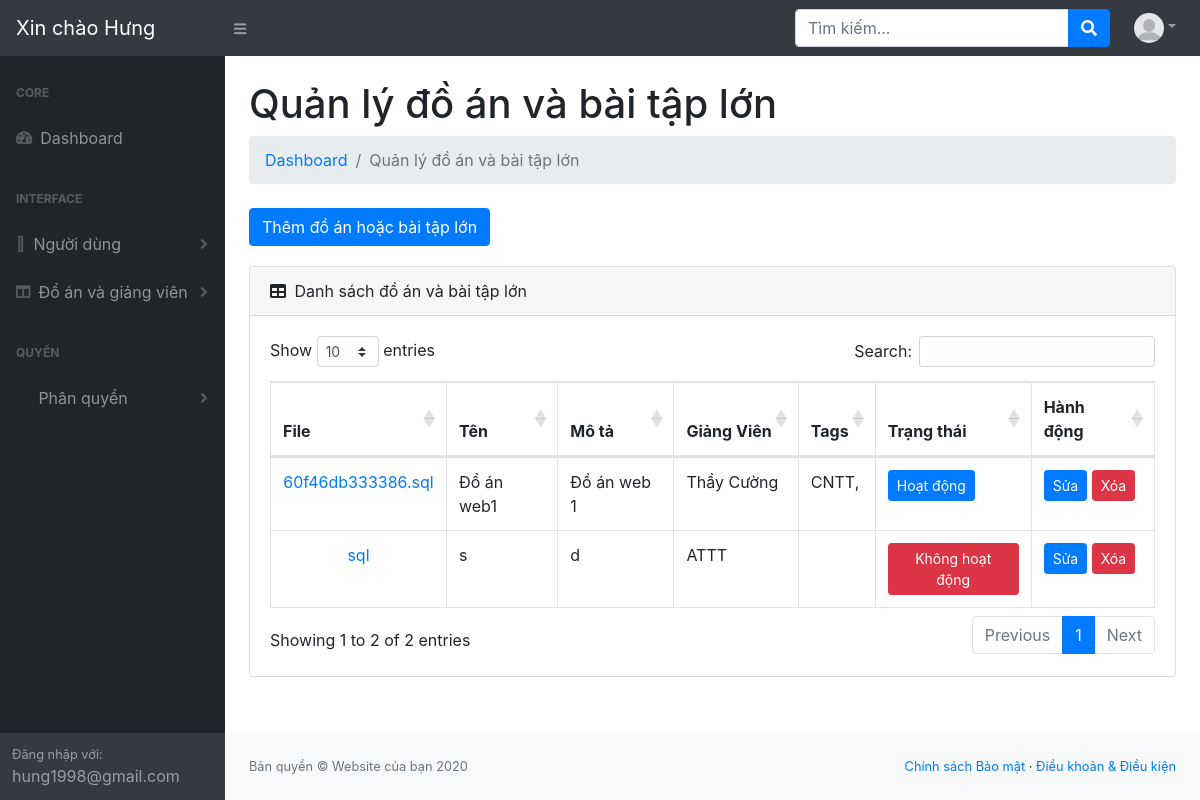
The app's page /resource/view/admin/main-view/manage-products.php (signed in) with its own data.
### tables this page shows
CREATE TABLE IF NOT EXISTS `users` (
  `id` int(11) NOT NULL AUTO_INCREMENT,
  `images` varchar(255) NOT NULL,
  `firstname` varchar(255) NOT NULL,
  `lastname` varchar(255) NOT NULL,
  `email` varchar(255) NOT NULL,
  `password` varchar(255) NOT NULL,
  `created_at` datetime DEFAULT NULL,
  `is_active` tinyint(4) NOT NULL,
  `status` tinyint(4) NOT NULL,
  `role_id` int(11) NOT NULL,
  PRIMARY KEY (`id`)
);

CREATE TABLE IF NOT EXISTS `products` (
  `id` int(11) NOT NULL AUTO_INCREMENT,
  `name` varchar(255) NOT NULL,
  `description` varchar(255) NOT NULL,
  `status` tinyint(4) NOT NULL,
  `images` varchar(255) NOT NULL,
  `category_id` int(11) DEFAULT NULL,
  PRIMARY KEY (`id`)
);

CREATE TABLE IF NOT EXISTS `product_categories` (
  `id` int(11) NOT NULL AUTO_INCREMENT,
  `name` varchar(255) NOT NULL,
  `parent_id` int(11) NOT NULL,
  PRIMARY KEY (`id`)
);

CREATE TABLE IF NOT EXISTS `product_tags` (
  `id` int(11) NOT NULL AUTO_INCREMENT,
  `name` varchar(255) NOT NULL,
  PRIMARY KEY (`id`)
);

### function/function.php (called while the page is built, shortened)
<?php
function getProductCategory($category_id)
{
    include '../../../../database/database.php';
    $sql = "SELECT * FROM product_categories WHERE id = " . $category_id;
    $categories = $conn->query($sql);
    if (is_object($categories)) {
        if ($categories->num_rows > 0) {
            $category = $categories->fetch_array();
            return $category;
        }
    }
    return false;
}
function getProductTags($product_id)
{
    include '../../../../database/database.php';
    $sql = "SELECT product_tags.id, product_tags.name
        FROM product_tags
        INNER JOIN link_product_tag ON link_product_tag.tag_id = product_tags.id
        INNER JOIN products ON link_product_tag.product_id = products.id
        WHERE products.id = " . $product_id;
    $result = $conn->query($sql);
    $tags = [];
    if ($result->num_rows > 0) {
        while ($row = $result->fetch_assoc()) {
            $tags[] = $row;
        }
    }
    return $tags;
}
function checkPer($user_id, $per_code)
{
    include '../../../../database/database.php';
    $sql = "SELECT link_role_permission.*
        FROM link_role_permission
        INNER JOIN permissions ON permissions.id = link_role_permission.permission_id
        INNER JOIN roles ON roles.id = link_role_permission.role_id
        INNER JOIN users ON users.role_id = roles.id
        WHERE users.id = '$user_id' AND permissions.code = '$per_code'";
    $result = $conn->query($sql);
    if ($result->num_rows > 0) {
        return true;
    }
    return false;
}
?>

### resource/view/admin/main-view/manage-products.php (the view, shortened to what this page needs)
<?php
include '../../../../database/database.php';
include '../../../../function/function.php';
$sql = "SELECT * FROM `products`";
$result = $conn->query($sql);
$sql = "SELECT * FROM `product_tags` ORDER BY name ASC";
$tags = $conn->query($sql);
?>
<!DOCTYPE html>
<html lang="en">
<head>
    <link href="../../../../public/core/assets/css/core.css" rel="stylesheet"/>
    <link href="../../../../public/admin/assets/css/styles.css" rel="stylesheet"/>
    <link href="https://cdn.datatables.net/1.10.20/css/dataTables.bootstrap4.min.css" rel="stylesheet"
/>
    <link rel="stylesheet" href="https://pro.fontawesome.com/releases/v5.10.0/css/all.css"
/>
</head>
<body class="sb-nav-fixed">
<?php
include '../partials/header.php';
?>
<div id="layoutSidenav">
    <?php
    include '../partials/layoutSideNav.php';
    ?>
    <div id="layoutSidenav_content">
        <main>
            <div class="container-fluid">
                <h1 class="mt-4">Quản lý đồ án và bài tập lớn</h1>
                <ol class="breadcrumb mb-4">
                    <li class="breadcrumb-item"><a href="dashboard.php">Dashboard</a></li>
                    <li class="breadcrumb-item active">Quản lý đồ án và bài tập lớn </li>
                </ol>
                <?php
                $xem_sp = checkPer($user['id'], 'product_add');
                if ($xem_sp == true):
                    ?>
                    <button data-toggle="modal" data-target="#productAddModal"
                            class="btn btn-primary addBtn">Thêm đồ án hoặc bài tập lớn
                    </button>
                <?php
                endif;
                ?>
                <div class="card mb-4">
                    <div class="card-header">
                        <i class="fas fa-table mr-1"></i>
                        Danh sách đồ án và bài tập lớn
                    </div>
                    <div class="card-body">
                        <div class="table-responsive">
                            <table class="table table-bordered" id="dataTable" width="100%" cellspacing="0">
                                <thead>
                                <tr>
                                    <th>File </th>
                                    <th>Tên</th>
                                    <th>Mô tả</th>
                                    <th>Giảng Viên</th>
                                    <th>Tags</th>
                                    <th>Trạng thái</th>
                                    <th>Hành động</th>
                                </tr>
                                </thead>
                                <tbody>
                                <?php
                                if ($result->num_rows > 0) {
                                    while ($row = $result->fetch_assoc()) {
                                        ?>
                                        <tr>
                                        <td class="productImgtd text-center">
                                            <a href="<?php echo $row['images']; ?>"> <?php echo pathinfo($row['images'], PATHINFO_BASENAME)?></a>
                                        </td>
                                        <td><?php echo $row['name']; ?></td>
                                        <td><?php echo $row['description']; ?></td>
                                        <?php
                                        $cat = getProductCategory($row['category_id']);
                                        ?>
                                        <td class="field-category"
                                            data-category_id="<?php if ($cat['id']) echo $cat['id'] ?>">
                                            <?php if ($cat['name']) echo $cat['name']; ?>
                                        </td>
                                        <?php
                                        $tags = getProductTags($row['id']);
                                        ?>
                                        <td class="field-tag" data-tag_id="<?php
                                        foreach ($tags as $tag) {
                                            if ($tag['id']) {
                                                echo $tag['id'];
                                            }
                                        }
                                        ?>">
                                            <?php
                                            foreach ($tags as $tag) {
                                                if ($tag['name']) {
                                                    echo $tag['name'] . ', ';
                                                }
                                            }
                                            ?>
                                        </td>
                                        <?php
                                        $status = $row['status'];
                                        if ($status == 0) {
                                            $strStatus = "<a class='btn btn-danger btn-sm' href=../product/activateProduct.php?id=" . $row['id'] . ">Không hoạt động</a>";
                                        }
                                        if ($status == 1) {
                                            $strStatus = "<a class='btn btn-primary btn-sm' href=../product/deactivateProduct.php?id=" . $row['id'] . ">Hoạt động</a>";
                                        }
                                        ?>
                                        <td><?php echo $strStatus ?></td>
                                        <td>
                                        <?php
                                        $xem_sp = checkPer($user['id'], 'product_edit');
                                        if ($xem_sp == true):
                                            ?>
                                            <button data-toggle="modal" data-target="#productEditModal"
                                                    class="btn btn-primary btn-sm productEditBtn">Sửa
                                            </button>
                                        <?php
                                        endif;
                                        $xem_sp = checkPer($user['id'], 'product_delete');
                                        if ($xem_sp == true):
                                            ?>
                                            <button class="btn btn-danger btn-sm productDeleteBtn"
                                                    data-toggle="modal"
                                                    data-target="#productDeleteModal">Xóa
                                            </button>
                                            </td>
                                        <?php
                                        endif;
                                        ?>
                                            </tr>
                                            <?php
                                        }
                                } else {
                                    echo "0 results";
                                }
                                ?>
                                </tbody>
                            </table>
                        </div>
                    </div>
                </div>
            </div>
        </main>
        <?php
        include '../partials/footer.php';
        ?>
    </div>
</div>
</body>
</html>

### resource/view/admin/partials/header.php (shortened to what this page needs)
<nav class="sb-topnav navbar navbar-expand navbar-dark bg-dark">
    <a class="navbar-brand" href="dashboard.php">
        <?php
        $id = $_SESSION["user"]["id"];
        $query = mysqli_query($conn, "SELECT * FROM users where id='$id'");
        $user = $query->fetch_assoc();
        echo "Xin chào " . $user['firstname'];
        ?>
    </a>
    <button class="btn btn-link btn-sm order-1 order-lg-0" id="sidebarToggle" href="#"><i class="fas fa-bars"></i>
    </button>
    <form class="d-none d-md-inline-block form-inline ml-auto mr-0 mr-md-3 my-2 my-md-0">
        <div class="input-group">
            <input class="form-control" type="text" placeholder="Tìm kiếm..." aria-label="Search"
                   aria-describedby="basic-addon2"/>
            <div class="input-group-append">
                <button class="btn btn-primary" type="button"><i class="fas fa-search"></i></button>
            </div>
        </div>
    </form>
    <ul class="navbar-nav ml-auto ml-md-0">
        <li class="nav-item dropdown">
            <a class="nav-link dropdown-toggle" id="userDropdown" href="#" role="button" data-toggle="dropdown"
               aria-haspopup="true" aria-expanded="false"><img style="border-radius: 50%" src="<?php
                if ($user['images']) {
                    echo $user['images'];
                } else {
                    echo '../../../../public/admin/assets/images/userImages/defaultImage.png';
                }
                ?>" alt="" width="30" height="30"></a>
        </li>
    </ul>
</nav>

### resource/view/admin/partials/layoutSideNav.php (shortened to what this page needs)
<div id="layoutSidenav_nav">
    <nav class="sb-sidenav accordion sb-sidenav-dark" id="sidenavAccordion">
        <div class="sb-sidenav-menu">
            <div class="nav">
                <div class="sb-sidenav-menu-heading">Core</div>
                <a class="nav-link" href="dashboard.php">
                    <div class="sb-nav-link-icon"><i class="fas fa-tachometer-alt"></i></div>
                    Dashboard
                </a>
                <div class="sb-sidenav-menu-heading">Interface</div>
                <?php
                $xem_sp = checkPer($user['id'], 'user_view');
                if ($xem_sp == true):
                    ?>
                    <a class="nav-link collapsed" href="#" data-toggle="collapse" data-target="#collapseLayouts"
                       aria-expanded="false" aria-controls="collapseLayouts">
                        <div class="sb-nav-link-icon"><i class="fal fa-user-circle"></i></div>
                        Người dùng
                        <div class="sb-sidenav-collapse-arrow"><i class="fas fa-angle-down"></i></div>
                    </a>
                <?php
                endif;
                ?>
                <?php
                $xem_sp = checkPer($user['id'], 'product_view');
                if ($xem_sp == true):
                    ?>
                    <a class="nav-link collapsed" href="#" data-toggle="collapse" data-target="#collapseLayouts2"
                       aria-expanded="false" aria-controls="collapseLayouts">
                        <div class="sb-nav-link-icon"><i class="fas fa-columns"></i></div>
                        Đồ án và giảng viên
                        <div class="sb-sidenav-collapse-arrow"><i class="fas fa-angle-down"></i></div>
                    </a>
                <?php
                endif;
                ?>
                <?php
                $xem_sp = checkPer($user['id'], 'role_view');
                if ($xem_sp == true):
                    ?>
                    <div class="sb-sidenav-menu-heading">Quyền</div>
                    <a class="nav-link collapsed" href="#" data-toggle="collapse" data-target="#collapseLayouts4"
                       aria-expanded="false" aria-controls="collapseLayouts">
                        <div class="sb-nav-link-icon"><i class="far fa-user-tie"></i></div>
                        Phân quyền
                        <div class="sb-sidenav-collapse-arrow"><i class="fas fa-angle-down"></i></div>
                    </a>
                <?php
                endif;
                ?>
            </div>
        </div>
        <div class="sb-sidenav-footer">
            <div class="small">Đăng nhập với:</div>
            <?php
            echo $user["email"];
            ?>
        </div>
    </nav>
</div>

### public/admin/assets/css/styles.css (style rules this page uses)
.addBtn { margin-bottom: 20px; }

### records on screen
users: firstname "Hưng", email "hung1998@gmail.com"
products: images "60f46db333386.sql", name "Đồ án web1", description "Đồ án web 1", product_categories.name "Thầy Cường"
product_tags: name "CNTT"
products: images "sql", name "s", description "d", product_categories.name "ATTT"
